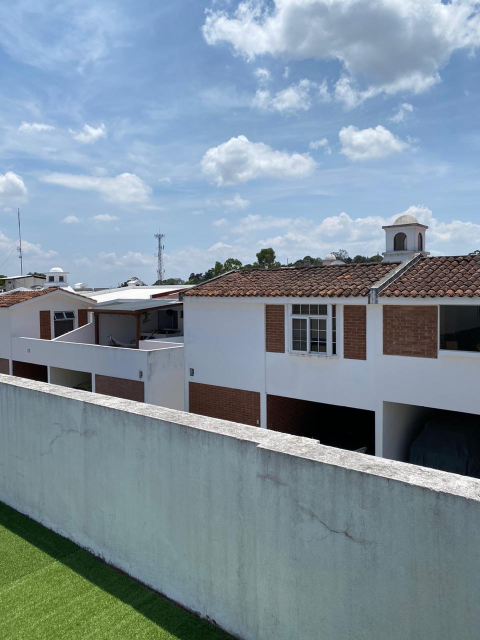
#> input picture prueba2/p2.jpg, 960 x 1280 px (shown at 1/2 size); its folder holds 4 pictures in this run
$ jupyter execute Proyecto3.ipynb
#> lines starting #> are read from the running program, lines starting #| are printed output that depends on the picture
### utils.py
from imutils import paths
import cv2
import numpy as np


def loadImages(path, resize):
    """Load Images from path to array, @param path is the folder which containing images, @param resize is True
    if image is halved in size, otherwise is False"""
#> called with path = './prueba2', resize = 2
    image_path = sorted(list(paths.list_images(path)))
    list_image = []
    for _, j in enumerate(image_path):
        image = cv2.imread(j)
#> image is the input picture: shape (1280, 960, 3); mean B, G, R 156.3, 143.9, 126.4
        if resize == 1:
            image = cv2.resize(
                image, (int(image.shape[1] / 4), int(image.shape[0] / 4))
            )
        list_image.append(image)
    return list_image


# [28 lines left out: functions trim, padding, not called in this run]

### features.py
import cv2
import numpy as np


def findAndDescribeFeatures(image, opt="ORB"):
    """find and describe features of @image,
        if opt='SURF', SURF algorithm is used.
        if opt='SIFT', SIFT algorithm is used.
        if opt='ORB', ORB algorithm is used.
        @Return keypoints and features of img"""
    # Getting gray image
    grayImage = cv2.cvtColor(image, cv2.COLOR_BGR2GRAY)

    if opt == "SURF":
        md = cv2.xfeatures2d.SURF_create()
    if opt == "ORB":
        md = cv2.ORB_create(nfeatures=3000)
    if opt == "SIFT":
        md = cv2.xfeatures2d.SIFT_create()
    # Find interest points and Computing features.
    keypoints, features = md.detectAndCompute(grayImage, None)
    # Converting keypoints to numbers.
    # keypoints = np.float32(keypoints)
    features = np.float32(features)
    return keypoints, features


def matchFeatures(featuresA, featuresB, ratio=0.75, opt="FB"):
    """matching features beetween 2 @features.
         If opt='FB', FlannBased algorithm is used.
         If opt='BF', BruteForce algorithm is used.
         @ratio is the Lowe's ratio test.
         @return matches"""
    if opt == "BF":
        featureMatcher = cv2.DescriptorMatcher_create("BruteForce")
    if opt == "FB":
        # featureMatcher = cv2.DescriptorMatcher_create("FlannBased")
        FLANN_INDEX_KDTREE = 0
        index_params = dict(algorithm=FLANN_INDEX_KDTREE, trees=5)
        search_params = dict(checks=50)
        featureMatcher = cv2.FlannBasedMatcher(index_params, search_params)

    # performs k-NN matching between the two feature vector sets using k=2
    # (indicating the top two matches for each feature vector are returned).
    matches = featureMatcher.knnMatch(featuresA, featuresB, k=2)

    # store all the good matches as per Lowe's ratio test.
    good = []
    for m, n in matches:
        if m.distance < ratio * n.distance:
            good.append(m)
    print(len(good))
    if len(good) > 4:
        return good
    raise Exception("Not enought matches")


def generateHomography(src_img, dst_img, ransacRep=5.0):
    """@Return Homography matrix, @param src_img is the image which is warped by homography,
        @param dst_img is the image which is choosing as pivot, @param ratio is the David Lowe’s ratio,
        @param ransacRep is the maximum pixel “wiggle room” allowed by the RANSAC algorithm
        """

    src_kp, src_features = findAndDescribeFeatures(src_img)
    dst_kp, dst_features = findAndDescribeFeatures(dst_img)

    good = matchFeatures(src_features, dst_features)

    src_points = np.float32([src_kp[m.queryIdx].pt for m in good]).reshape(-1, 1, 2)
    dst_points = np.float32([dst_kp[m.trainIdx].pt for m in good]).reshape(-1, 1, 2)

    H, mask = cv2.findHomography(src_points, dst_points, cv2.RANSAC, ransacRep)
    matchesMask = mask.ravel().tolist()
    return H, matchesMask


# [16 lines left out: functions drawKeypoints, drawMatches, not called in this run]

### stitch.py
import cv2
import numpy as np
import features


def blendingMask(height, width, barrier, smoothing_window, left_biased=True):
    assert barrier < width
    mask = np.zeros((height, width))

    offset = int(smoothing_window / 2)
    try:
        if left_biased:
            mask[:, barrier - offset : barrier + offset + 1] = np.tile(
                np.linspace(1, 0, 2 * offset + 1).T, (height, 1)
            )
            mask[:, : barrier - offset] = 1
        else:
            mask[:, barrier - offset : barrier + offset + 1] = np.tile(
                np.linspace(0, 1, 2 * offset + 1).T, (height, 1)
            )
            mask[:, barrier + offset :] = 1
    except BaseException:
        if left_biased:
            mask[:, barrier - offset : barrier + offset + 1] = np.tile(
                np.linspace(1, 0, 2 * offset).T, (height, 1)
            )
            mask[:, : barrier - offset] = 1
        else:
            mask[:, barrier - offset : barrier + offset + 1] = np.tile(
                np.linspace(0, 1, 2 * offset).T, (height, 1)
            )
            mask[:, barrier + offset :] = 1

    return cv2.merge([mask, mask, mask])


def panoramaBlending(dst_img_rz, src_img_warped, width_dst, side, showstep=False):
    """Given two aligned images @dst_img and @src_img_warped, and the @width_dst is width of dst_img
    before resize, that indicates where there is the discontinuity between the images,
    this function produce a smoothed transient in the overlapping.
    @smoothing_window is a parameter that determines the width of the transient
    left_biased is a flag that determines whether it is masked the left image,
    or the right one"""

    h, w, _ = dst_img_rz.shape
    smoothing_window = int(width_dst / 8)
    barrier = width_dst - int(smoothing_window / 2)
    mask1 = blendingMask(
        h, w, barrier, smoothing_window=smoothing_window, left_biased=True
    )
    mask2 = blendingMask(
        h, w, barrier, smoothing_window=smoothing_window, left_biased=False
    )

    if showstep:
        nonblend = src_img_warped + dst_img_rz
    else:
        nonblend = None
        leftside = None
        rightside = None

    if side == "left":
        dst_img_rz = cv2.flip(dst_img_rz, 1)
        src_img_warped = cv2.flip(src_img_warped, 1)
        dst_img_rz = dst_img_rz * mask1
        src_img_warped = src_img_warped * mask2
        pano = src_img_warped + dst_img_rz
        pano = cv2.flip(pano, 1)
        if showstep:
            leftside = cv2.flip(src_img_warped, 1)
            rightside = cv2.flip(dst_img_rz, 1)
    else:
        dst_img_rz = dst_img_rz * mask1
        src_img_warped = src_img_warped * mask2
        pano = src_img_warped + dst_img_rz
        if showstep:
            leftside = dst_img_rz
            rightside = src_img_warped

    return pano, nonblend, leftside, rightside


def warpTwoImages(src_img, dst_img, showstep=False):

    # generate Homography matrix
    H, _ = features.generateHomography(src_img, dst_img)

    # get height and width of two images
    height_src, width_src = src_img.shape[:2]
    height_dst, width_dst = dst_img.shape[:2]

    # extract conners of two images: top-left, bottom-left, bottom-right, top-right
    pts1 = np.float32(
        [[0, 0], [0, height_src], [width_src, height_src], [width_src, 0]]
    ).reshape(-1, 1, 2)
    pts2 = np.float32(
        [[0, 0], [0, height_dst], [width_dst, height_dst], [width_dst, 0]]
    ).reshape(-1, 1, 2)

    try:
        # aply homography to conners of src_img
        pts1_ = cv2.perspectiveTransform(pts1, H)
        pts = np.concatenate((pts1_, pts2), axis=0)

        # find max min of x,y coordinate
        [xmin, ymin] = np.int64(pts.min(axis=0).ravel() - 0.5)
        [_, ymax] = np.int64(pts.max(axis=0).ravel() + 0.5)
        t = [-xmin, -ymin]

        # top left point of image which apply homography matrix, which has x coordinate < 0, has side=left
        # otherwise side=right
        # source image is merged to the left side or right side of destination image
        if pts[0][0][0] < 0:
            side = "left"
            width_pano = width_dst + t[0]
        else:
            width_pano = int(pts1_[3][0][0])
            side = "right"
        height_pano = ymax - ymin

        # Translation
        # https://stackoverflow.com/a/20355545
        Ht = np.array([[1, 0, t[0]], [0, 1, t[1]], [0, 0, 1]])
        src_img_warped = cv2.warpPerspective(
            src_img, Ht.dot(H), (width_pano, height_pano)
        )
        # generating size of dst_img_rz which has the same size as src_img_warped
        dst_img_rz = np.zeros((height_pano, width_pano, 3))
        if side == "left":
            dst_img_rz[t[1] : height_src + t[1], t[0] : width_dst + t[0]] = dst_img
        else:
            dst_img_rz[t[1] : height_src + t[1], :width_dst] = dst_img

        # blending panorama
        pano, nonblend, leftside, rightside = panoramaBlending(
            dst_img_rz, src_img_warped, width_dst, side, showstep=showstep
        )

        # croping black region
        pano = crop(pano, height_dst, pts)
        return pano, nonblend, leftside, rightside
    except BaseException:
        raise Exception("Please try again with another image set!")


def multiStitching(list_images):
    """assume that the list_images was supplied in left-to-right order, choose middle image then
    divide the array into 2 sub-arrays, left-array and right-array. Stiching middle image with each
    image in 2 sub-arrays. @param list_images is The list which containing images, @param smoothing_window is
    the value of smoothy side after stitched, @param output is the folder which containing stitched image
    """
    n = int(len(list_images) / 2 + 0.5)
    left = list_images[:n]
    right = list_images[n - 1 :]
    right.reverse()
    while len(left) > 1:
        dst_img = left.pop()
        src_img = left.pop()
        left_pano, _, _, _ = warpTwoImages(src_img, dst_img)
        left_pano = left_pano.astype("uint8")
        left.append(left_pano)

    while len(right) > 1:
        dst_img = right.pop()
        src_img = right.pop()
        right_pano, _, _, _ = warpTwoImages(src_img, dst_img)
        right_pano = right_pano.astype("uint8")
        right.append(right_pano)
#> this loop made 2 passes
#> pass 1, in panoramaBlending (call 2), `mask1 = blendingMask( h, w, barrier, smoothing_window=smoothing_window..`:
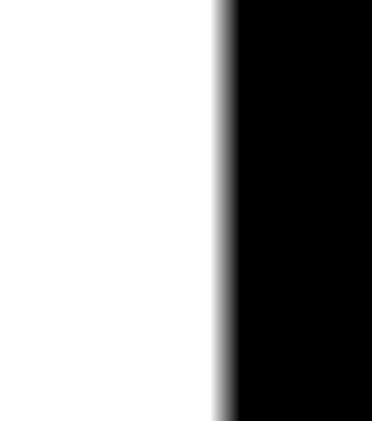
#> mask1: shape (1681, 1485, 3) float64 (shown at 1/4 size); min 0, max 1, mean 0.606
#> pass 1, in panoramaBlending (call 2), `mask2 = blendingMask( h, w, barrier, smoothing_window=smoothing_window..`:
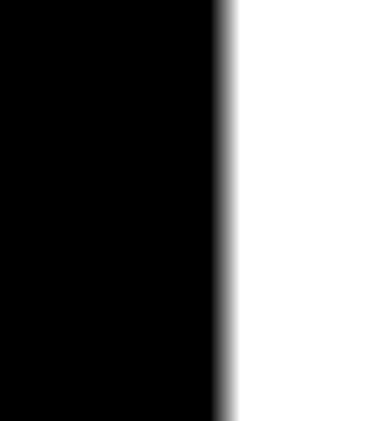
#> mask2: shape (1681, 1485, 3) float64 (shown at 1/4 size); min 0, max 1, mean 0.394
#> after the loop:
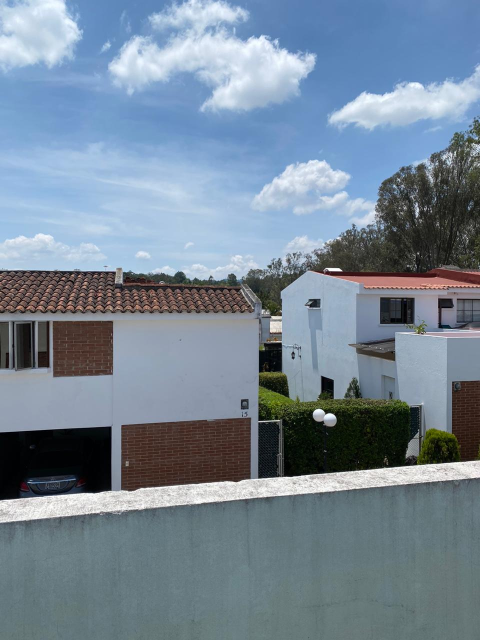
#> src_img: shape (1280, 960, 3) (shown at 1/2 size); mean B, G, R 149.8, 134.5, 118.2

    # if width_right_pano > width_left_pano, Select right_pano as destination. Otherwise is left_pano
    if right_pano.shape[1] >= left_pano.shape[1]:
        fullpano, _, _, _ = warpTwoImages(left_pano, right_pano)
#> in findAndDescribeFeatures (call 7), `grayImage = cv2.cvtColor(image, cv2.COLOR_BGR2GRAY)`:
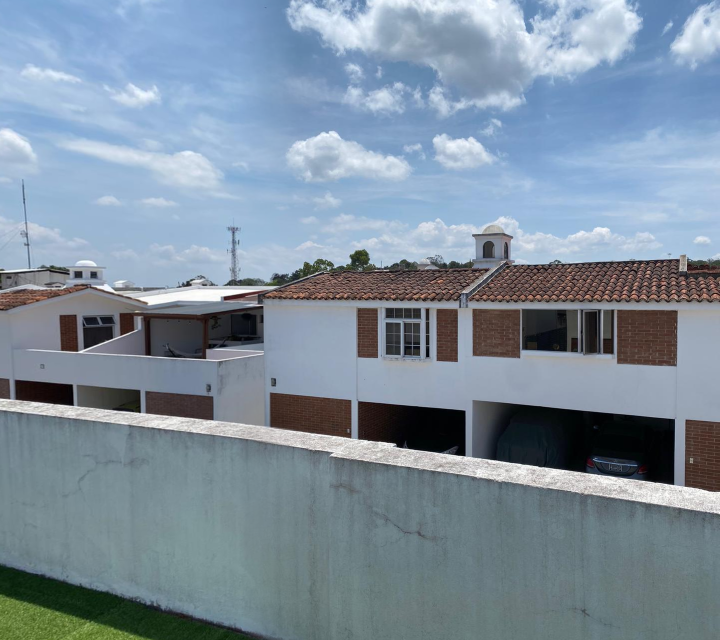
#> image: shape (1280, 1439, 3) (shown at 1/2 size); mean of channels 0, 1, 2 157.3, 142.5, 126.2; drawn as B, G, R
#> in findAndDescribeFeatures (call 7), `keypoints, features = md.detectAndCompute(grayImage, None)`: keypoints = 3000 keypoints; strongest (x, y, size): (789, 888, 31), (791, 888, 31), (929, 911, 31), (1346, 967, 37.2)
#> in generateHomography (call 4), `src_kp, src_features = findAndDescribeFeatures(src_img)`: src_kp has the same summary as keypoints in findAndDescribeFeatures
#> in findAndDescribeFeatures (call 8), `grayImage = cv2.cvtColor(image, cv2.COLOR_BGR2GRAY)`:
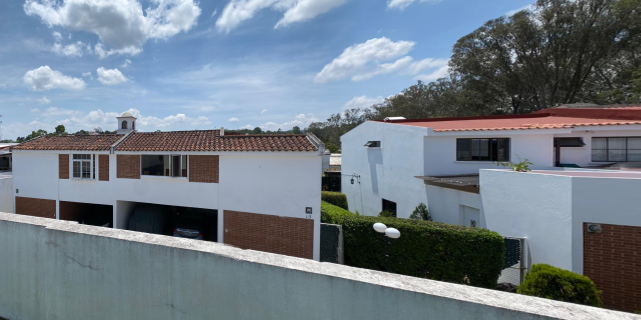
#> image: shape (1280, 2562, 3) (shown at 1/4 size); mean of channels 0, 1, 2 135.3, 124.7, 113.5; drawn as B, G, R
#> in findAndDescribeFeatures (call 8), `keypoints, features = md.detectAndCompute(grayImage, None)`: keypoints = 3000 keypoints; strongest (x, y, size): (310, 888, 31), (312, 888, 31), (450, 911, 31), (46, 613, 31)
#> in generateHomography (call 4), `dst_kp, dst_features = findAndDescribeFeatures(dst_img)`: dst_kp has the same summary as keypoints in findAndDescribeFeatures
#> in matchFeatures (call 4), `matches = featureMatcher.knnMatch(featuresA, featuresB, k=2)`: matches = 3000 matches
#> after the loop in matchFeatures (call 4), `for m, n in matches:`: good = 1317 matches
#| 1317
#> in generateHomography (call 4), `src_points = np.float32([src_kp[m.queryIdx].pt for m in good]).reshape..`: src_points = 1317 rows, first 8: [874, 557], [873, 560], [1308, 579], [821, 688], [1213, 582], [1121, 574], [614, 583], [794, 893]
#> in generateHomography (call 4), `dst_points = np.float32([dst_kp[m.trainIdx].pt for m in good]).reshape..`: dst_points = 1317 rows, first 8: [395, 557], [394, 560], [829, 579], [342, 688], [734, 582], [642, 574], [135, 583], [315, 893]
#> call 4 of panoramaBlending, with width_dst = 2562, side = 'left', showstep = False
#> in panoramaBlending (call 4), `dst_img_rz = dst_img_rz * mask1`:
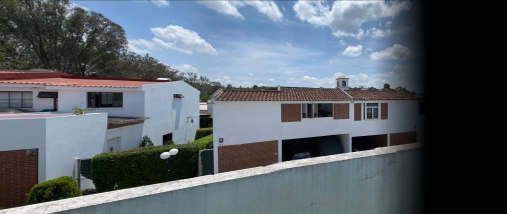
#> dst_img_rz: shape (1281, 3042, 3) float64 (shown at 1/6 size); mean of channels 0, 1, 2 105.5, 97.3, 88.8; drawn as B, G, R
#> in panoramaBlending (call 4), `src_img_warped = src_img_warped * mask2`:
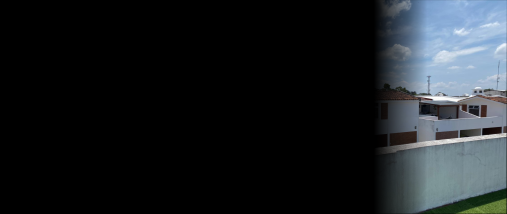
#> src_img_warped: shape (1281, 3042, 3) float64 (shown at 1/6 size); mean of channels 0, 1, 2 34.1, 31, 27.1; drawn as B, G, R
#> in panoramaBlending (call 4), `pano = cv2.flip(pano, 1)`:
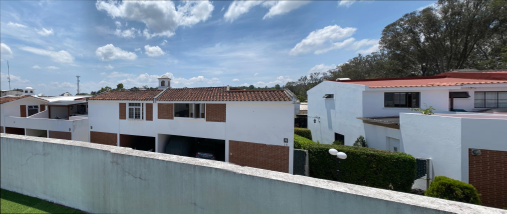
#> pano: shape (1281, 3042, 3) float64 (shown at 1/6 size); mean of channels 0, 1, 2 139.6, 128.4, 116; drawn as B, G, R
    else:
        fullpano, _, _, _ = warpTwoImages(right_pano, left_pano)
    return fullpano


def crop(panorama, h_dst, conners):
    """crop panorama based on destination.
    @param panorama is the panorama
    @param h_dst is the hight of destination image
    @param conner is the tuple which containing 4 conners of warped image and
    4 conners of destination image"""
    # find max min of x,y coordinate
    [xmin, ymin] = np.int32(conners.min(axis=0).ravel() - 0.5)
    t = [-xmin, -ymin]
    conners = conners.astype(int)

    # conners[0][0][0] is the X coordinate of top-left point of warped image
    # If it has value<0, warp image is merged to the left side of destination image
    # otherwise is merged to the right side of destination image
    if conners[0][0][0] < 0:
        n = abs(-conners[1][0][0] + conners[0][0][0])
        panorama = panorama[t[1] : h_dst + t[1], n:, :]
    else:
        if conners[2][0][0] < conners[3][0][0]:
            panorama = panorama[t[1] : h_dst + t[1], 0 : conners[2][0][0], :]
        else:
            panorama = panorama[t[1] : h_dst + t[1], 0 : conners[3][0][0], :]
    return panorama

### Proyecto3.ipynb
# Proyecto 3 Visión por Computadora

[cell 1]
import cv2
import numpy as np
from imutils import paths

[cell 2]
# [87 lines left out: functions findAndDescribeFeatures, matchFeatures, generateHomography, drawKeypoints, drawMatches, not called in this run]

[cell 3]
# [195 lines left out: functions blendingMask, panoramaBlending, warpTwoImages, multiStitching, crop, not called in this run]

[cell 4]
# [43 lines left out: functions loadImages, trim, padding, not called in this run]

[cell 5]
import cv2
import stitch
import utils
import timeit
import os

input = './prueba2'
output = './output'
resize = 2

# caculate execution time
print("Processing....")
start = timeit.default_timer()

# load images
list_images = utils.loadImages(input, resize)

# create panorama, default using ORB with nfeatures=3000, u can change to SIFT, SURF in features.py or add some argument
panorama = stitch.multiStitching(list_images)

# save
if output:
    cv2.imwrite(os.path.join(output, "result.jpg"), panorama)
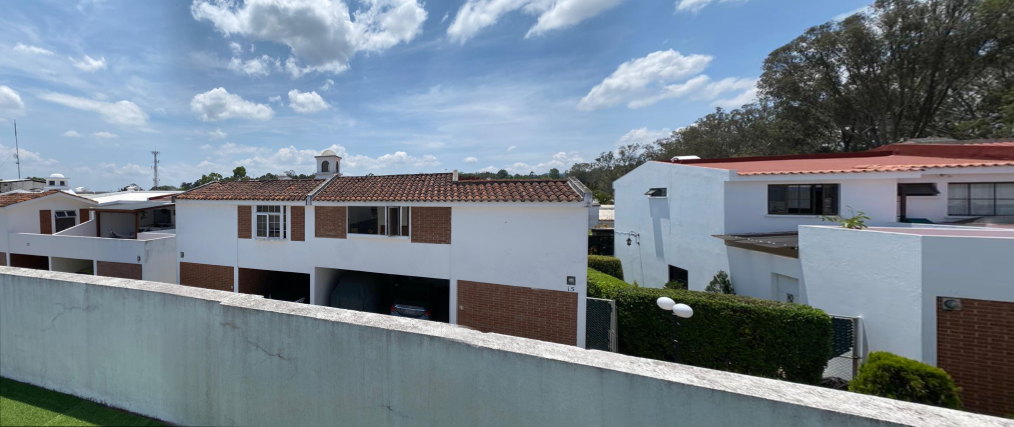
#> saved as result.jpg: shape (1280, 3040, 3) (shown at 1/3 size); mean B, G, R 139.7, 128.5, 116.1
else:
    cv2.imwrite("result.jpg", panorama)

stop = timeit.default_timer()
print("Complete!")
print("Execution time: ", stop - start)
